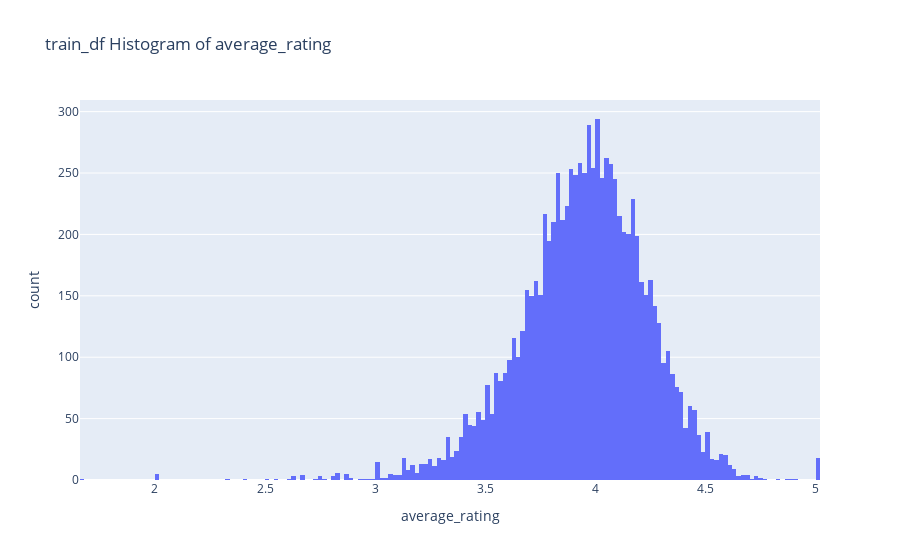

This figure's notebook cell:
### Code cell
fig = px.histogram(train_df, x='average_rating',  title='train_df Histogram of average_rating')
fig.show()

### Figure 1 — Plotly figure (JSON) as saved in the notebook; plotly's stock layout.template omitted (floating-point values rounded to 4 significant figures; data arrays with more than 128 entries replaced by an {"elided": "..."} marker saying what was removed)
{"data": [{"alignmentgroup": "True", "bingroup": "x", "hovertemplate": "average_rating=%{x}<br>count=%{y}<extra></extra>", "legendgroup": "", "marker": {"color": "#636efa", "pattern": {"shape": ""}}, "name": "", "offsetgroup": "", "orientation": "v", "showlegend": false, "type": "histogram", "x": {"elided": "8786 float values"}, "xaxis": "x", "yaxis": "y"}], "layout": {"barmode": "relative", "legend": {"tracegroupgap": 0}, "title": {"text": "train_df Histogram of average_rating"}, "xaxis": {"anchor": "y", "domain": [0, 1], "title": {"text": "average_rating"}}, "yaxis": {"anchor": "x", "domain": [0, 1], "title": {"text": "count"}}}}
